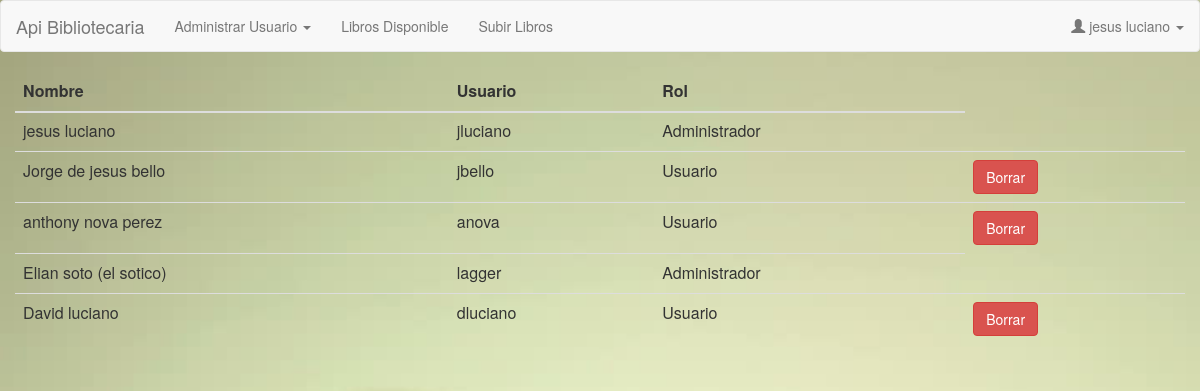
The page /Listausuarios.php (signed in) on the database its author committed.
### tables this page shows
CREATE TABLE `Usuarios` (
  `Id` int(11) NOT NULL AUTO_INCREMENT,
  `nombre` varchar(45) NOT NULL,
  `usuario` varchar(45) NOT NULL,
  `password` varchar(25) NOT NULL,
  `Rol` varchar(20) NOT NULL,
  PRIMARY KEY (`Id`)
);

### Listausuarios.php (the view, shortened to what this page needs)
<?php
include "Header.php";
$conexion = new Conexion();
$result = $conexion ->query("Select * from Usuarios ");
while($row = $result->fetch_array())
{
$rows3[] = $row;
}
?>
<div class="row">
<table class="table" id="tbl">
<thead>
<tr>
<th>Nombre</th>
<th>Usuario</th>
<th>Rol</th>
</tr>
</thead>
<tbody id="tbody">
<tr>
<?php
foreach($rows3 as $row2)
{
    echo "<tr>";
    echo "<td>" . $row2['nombre'] . "</td>";
    echo "<td>" . $row2['usuario'] . "</td>";
    switch ($row2['Rol'] ) {
        case 1:
        echo "<td>" ."Administrador" ."</td>";
            break;
        case 2:
        echo "<td>" ."Usuario" ."</td>";
            break;
    }
   if($row2['Rol']==2 or $row2['Rol']==3 ){
    echo "<td>" ."<button class='btn btn-danger btnborrar' type='button' id='' idusuario='".$row2['Id']."'>Borrar</button>" ."</td>";
   }
    echo "</tr>";
}
?>
</tr>
</tbody>
</table>
</div>
<?php
include "Footer.php";
?>

### Assets/css/style.css (style rules this page uses)
body { background-image: url("../Images/1.jpg"); -webkit-background-size: cover; -moz-background-size: cover; -o-background-size: cover; background-size: cover; }

### rows shown on the page
usuarios: nombre "jesus luciano", usuario "jluciano", Rol "Administrador"
usuarios: nombre "Jorge de jesus bello", usuario "jbello", Rol "Usuario"
usuarios: nombre "anthony nova perez", usuario "anova", Rol "Usuario"
usuarios: nombre "Elian soto (el sotico)", usuario "lagger", Rol "Administrador"
usuarios: nombre "David luciano", usuario "dluciano", Rol "Usuario"

### other values the page prints
$_SESSION['nombre_usuario'] "jesus luciano"
